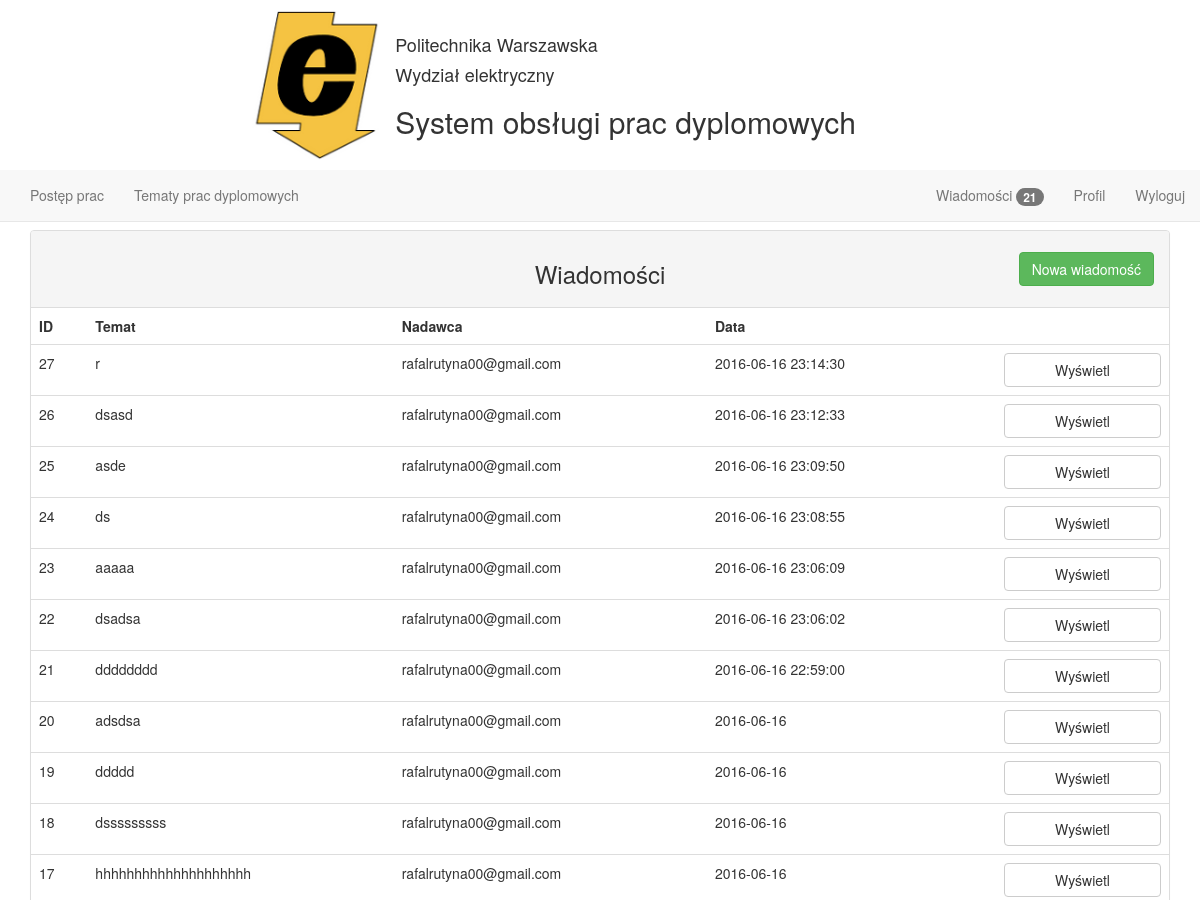
The page /message_student (signed in, upper part) on the database as committed earlier.
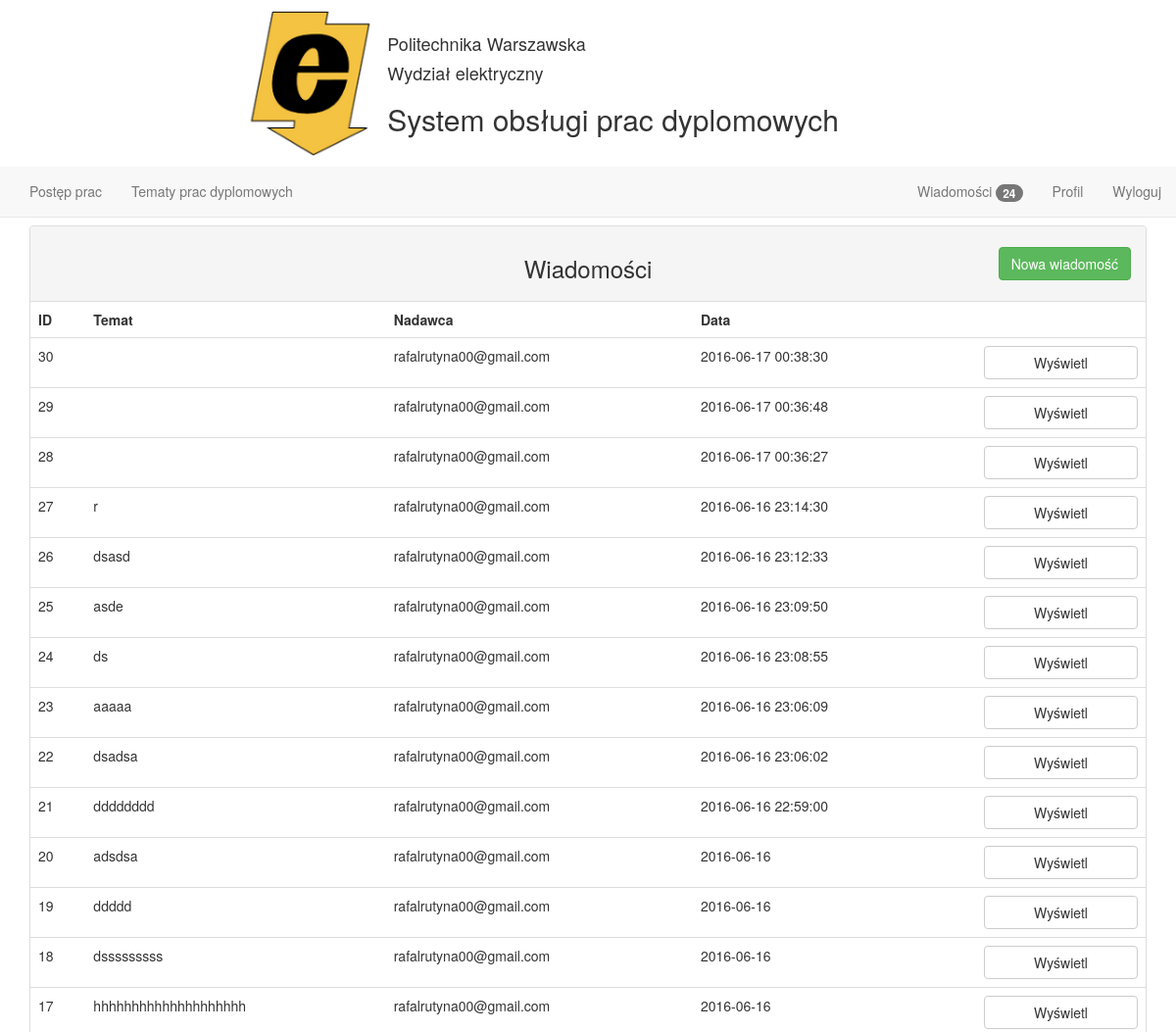
The same page on the database as committed later.
### tables this page shows
CREATE TABLE wiadomosc(
  id_wiadomosci INTEGER PRIMARY KEY AUTOINCREMENT,
  id_wykladowca INTEGER,
  id_student INTEGER,
  tekst TEXT NOT NULL,
  data TEXT NOT NULL,
  temat TEXT NOT NULL,
  czy_przeczytane INTEGER,
  FOREIGN KEY (id_wykladowca) REFERENCES wykladowca(id_wykladowcy),
  FOREIGN KEY (id_student) REFERENCES student(id_studenta)
);

CREATE TABLE student(
  id_studenta INTEGER PRIMARY KEY AUTOINCREMENT,
  id_temat INTEGER,
  email TEXT NOT NULL,
  nazwisko TEXT NOT NULL,
  imie TEXT NOT NULL,
  haslo TEXT NOT NULL,
  FOREIGN KEY (id_temat) REFERENCES temat_pracy(id_tematu)
);

### main.py (the view)
@app.route('/message_student')
def message_student():
    cur = g.db.execute(
        'SELECT wiadomosc.id_wiadomosci, wiadomosc.temat, student.email, wiadomosc.data, wiadomosc.tekst FROM wiadomosc INNER JOIN student ON wiadomosc.id_student = student.id_studenta ORDER BY id_wiadomosci DESC ')
    messages = [dict(id=row[0], temat=row[1], nadawca=row[2], data=row[3], tekst=row[4]) for row in cur.fetchall()]
    return render_template('student_message.html', messages=messages)

### main.py (called while the page is built)
@app.context_processor
def message_count_lecturer():
    cur = g.db.execute('select count(*) from wiadomosc where czy_przeczytane = 0 and id_wykladowca = ?', [session['id']])
    return dict(count=cur.fetchall()[0])

@app.context_processor
def message_count_student():
    cur = g.db.execute('select count(*) from wiadomosc where czy_przeczytane = 0 and id_student = ?', [session['id']])
    return dict(count_student=cur.fetchall()[0])

def connect_db():
    return sqlite3.connect(app.config['DATABASE'])

@app.before_request
def before_request():
    g.db = connect_db()

@app.teardown_request
def teardown_request(exception):
    db = getattr(g, 'db', None)
    if db is not None:
        db.close()

### templates/student_message.html (shortened to what this page needs)
{% extends "student_layout.html" %} {% block main %}
    <div class="panel panel-default">
        <div class="panel-heading text-center"><h3>Wiadomości</h3>
            <form id="new-message" action="new_message_student">
                <button class="btn btn-success pull-right">Nowa wiadomość</button>
            </form>
        </div>
        <table class="table">
            <thead>
            <tr>
                <td>ID</td>
                <td>Temat</td>
                <td>Nadawca</td>
                <td>Data</td>
            </tr>
            </thead>
            <tbody>
            {% for message in messages %}
                <tr>
                    <form action="show_student_message" method="post">
                        <td >{{ message.id }}</td>
                        <td >{{ message.temat }}</td>
                        <td >{{ message.nadawca }}</td>
                        <td >{{ message.data }}</td>
                        <td ></td>
                        <td>
                            <button class="btn btn-block btn-default">Wyświetl</button>
                        </td>
                    </form>
                </tr>
            {% endfor %}
            </tbody>
        </table>
    </div>
{% endblock %}

Rows that differ between the two databases and show on the page:
added wiadomosc: id "30", nadawca "rafalrutyna00@gmail.com", data "2016-06-17 00:38:30"
added wiadomosc: id "29", nadawca "rafalrutyna00@gmail.com", data "2016-06-17 00:36:48"
added wiadomosc: id "28", nadawca "rafalrutyna00@gmail.com", data "2016-06-17 00:36:27"
Other text that changed with them:
{{ count_student[0] }}: "21" → "24"
